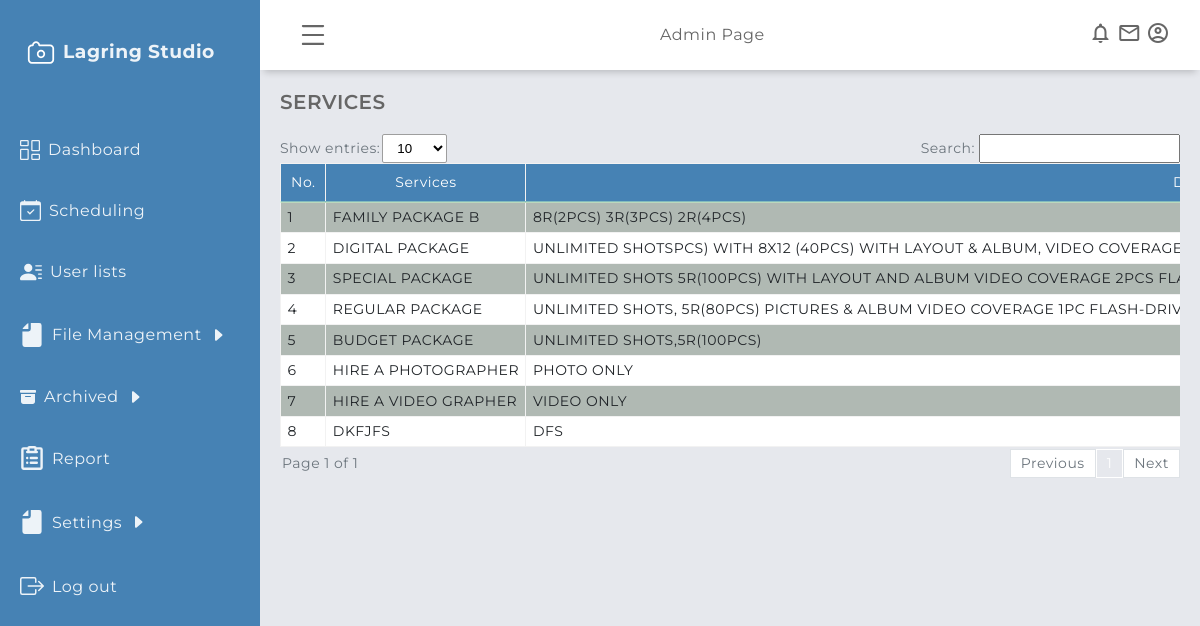
The page /user/services.php (signed in) on the database its author committed.
### tables this page shows
CREATE TABLE IF NOT EXISTS `services` (
  `service_id` int NOT NULL AUTO_INCREMENT,
  `service_name` varchar(250) NOT NULL,
  `service_image` varchar(255) NOT NULL,
  `service_description` varchar(500) NOT NULL,
  `service_type` varchar(200) NOT NULL,
  `service_price` int DEFAULT NULL,
  `service_date_added` datetime NOT NULL DEFAULT CURRENT_TIMESTAMP,
  `archived_flag` int NOT NULL DEFAULT '1',
  PRIMARY KEY (`service_id`)
);

### user/services.php (the view, shortened to what this page needs)
<?php
   include('session.php');
?>
<!DOCTYPE html>
<html lang="en">
    <head>
        <link rel="stylesheet" href="../assets/global/css/design.css" />
        <link rel="stylesheet" href="../assets/global/css/table.css" />
        <link rel="stylesheet" href="../assets/global/css/global.css" />
        <link rel="stylesheet" href="../assets/admin/css/dashboardcontainer.css" />
    </head>
    <body>
        <?php require "header/header.php"?>
        <?php require "navigation/sidebar.php"?>
        <main class="main-container">
            <div class="main-title">
                <p class="font-weight-bold">SERVICES</p>
            </div>
        <div class= "showAndSearch  text-secondary align-items-center mb-1">
                        <div class= "align-items-center">
                            <label >Show entries:</label>
                            <select id="entriesPerPage">
                                <option value="10">10</option>
                            </select>
                        </div>
                        <div class= "align-items-center">
                            <label for="searchInput" class="pr-1" >Search:</label>
                            <div style="position: relative;">
                                <input type="text" id="searchInput" >
                            </div>
                        </div>
                        <div id="table1" class="table-group-container active">
                            <table id="table1" class="table table-striped table-bordered w-100">
                                <thead>
                                    <tr>
                                        <th>No.</th>
                                        <th>Services</th>
                                        <th>Description</th>
                                    </tr>
                                </thead>
                                <tbody>
<?php
                                    $i = 1;
                                    $sql = mysqli_query($connection, "SELECT * FROM services WHERE archived_flag = 1") or die(mysqli_error($connection));
                                    if (mysqli_num_rows($sql) > 0) {
                                    while ($row = mysqli_fetch_array($sql)) {
                                        $sername = $row['service_name'];
                                        $serdesc = $row['service_description'];
                                    ?>
                                    <tr>
                                        <td><?php echo $i++ ?></td>
                                        <td><?php echo strtoupper($sername);?></td>
                                        <td><?php echo strtoupper($serdesc);?></td>
                                    </tr>
                                    <?php
                                    }}
                                    else {echo '<tr><td colspan="4" style="text-align: center;">No records found.</td></tr>';}
                                ?>
                                </tbody>
                            </table>
                        </div>
                        <div class="pagination-container">
                            <div id="pagination-label"></div>
                            <div id="pagination" class="pagination"></div>
                        </div>
                    </div>
            </main>
    </body>
</html>

### assets/global/css/design.css (style rules this page uses)
:root { --blue1: rgba(36, 175, 242); --blue2: rgba(7, 164, 241); --blue3: rgba(23, 147, 217); --blue4: rgba(4, 127, 204); --blue5: rgba(30,144,255); --light_blue: rgba(63, 194, 250); --dim_blue: rgba(137, 192, 223); --dark_blue: rgba(30, 70, 139); --gray: rgba(208, 216, 227); --dark_gray: rgba(141, 164, 196); --dirty_white: rgba(244, 244, 244); --red: rgba(254, 0, 0); --maroon: rgba(154, 0, 0); }
* { margin: 0; padding: 0; box-sizing: border-box; }
body { font-family: "Montserrat", sans-serif; letter-spacing: 0.5px; line-height: 1.2; scrollbar-color: smooth; background-color: #e6e8ed; color: #666666; }
.font-weight-bold { font-weight: 600; }

### assets/global/css/table.css (style rules this page uses)
.table { width: 100%; margin-bottom: 2px; color: #212529; border-collapse: collapse; white-space: nowrap; }
.table th, .table td { padding: 0.4rem; align-items: center; border-top: 1px solid #cafaca77; }
.table thead th { vertical-align: bottom; border-bottom: 2px solid #cafaca77; background-color: #21232d; color: white; font-weight: normal; text-align: center; }
#table1 tbody tr:nth-child(odd) { background-color: #73847377; }
#table1 tbody tr:nth-child(even) { background-color: #ffffff; }
.table-bordered { border: 1px solid #cafaca77; }
.table-bordered th, .table-bordered td { border: 1px solid hsl(0, 0%, 95%); }
.table-bordered thead th, .table-bordered thead td { border-bottom-width: 2px; background: #4682B4; padding: 10px 10px; }
.table-striped tbody tr { background-color: rgba(0, 0, 0, 0.1); }
#entriesPerPage { background-color: white; border: 1px solid rgb(158, 158, 158); border-radius: 2px; padding: 5px 10px; align-items: center; margin-left: 2px; outline: none; }
#searchInput { padding: 5px 10px; outline: none; }
.showAndSearch { display: flex; justify-content: space-between; flex-wrap: wrap; font-size: 14px; margin-bottom: 10px; }
.pagination-container { display: flex; justify-content: space-between; align-items: center; font-size: 14px; width: 100%; }
#pagination-label { color: #6c757d; padding-left: 2px; }
.pagination { display: flex; align-items: center; }
.table-group-container { display: none; overflow-x: auto; }
.table-group-container.active { display: block; width: 100%; }

### assets/global/css/global.css (style rules this page uses)
.mb-1 { margin-bottom: 0.25rem; }
.pr-1 { padding-right: 0.25rem; }
.text-secondary { color: #6c757d !important; }
* { margin: 0; padding: 0; box-sizing: border-box; }
.w-100 { width: 100% !important; }
.align-items-center { display: flex; align-items: center; }

### assets/admin/css/dashboardcontainer.css (style rules this page uses)
.main-container { margin-top: 70px; margin-left: 260px; padding: 1.25rem; min-height: calc(100vh - 70px); transition: all 0.5s; -webkit-transition: all 0.5s; z-index: 8; }
.main-title { margin: 0 0 1.25rem 0; }
.main-title p { font-size: 1.25rem; }

### rows shown on the page
services: service_name "FAMILY PACKAGE B", service_description "8R(2PCS) 3R(3PCS) 2R(4PCS)"
services: service_name "DIGITAL PACKAGE", service_description "UNLIMITED SHOTSPCS) WITH 8X12 (40PCS) WITH LAYOUT & ALBUM, VIDEO…"
services: service_name "SPECIAL PACKAGE", service_description "UNLIMITED SHOTS 5R(100PCS) WITH LAYOUT AND ALBUM VIDEO COVERAGE 2PCS…"
services: service_name "REGULAR PACKAGE", service_description "UNLIMITED SHOTS, 5R(80PCS) PICTURES & ALBUM VIDEO COVERAGE 1PC…"
services: service_name "BUDGET PACKAGE", service_description "UNLIMITED SHOTS,5R(100PCS)"
services: service_name "HIRE A PHOTOGRAPHER", service_description "PHOTO ONLY"
services: service_name "HIRE A VIDEO GRAPHER", service_description "VIDEO ONLY"
services: service_name "DKFJFS", service_description "DFS"
